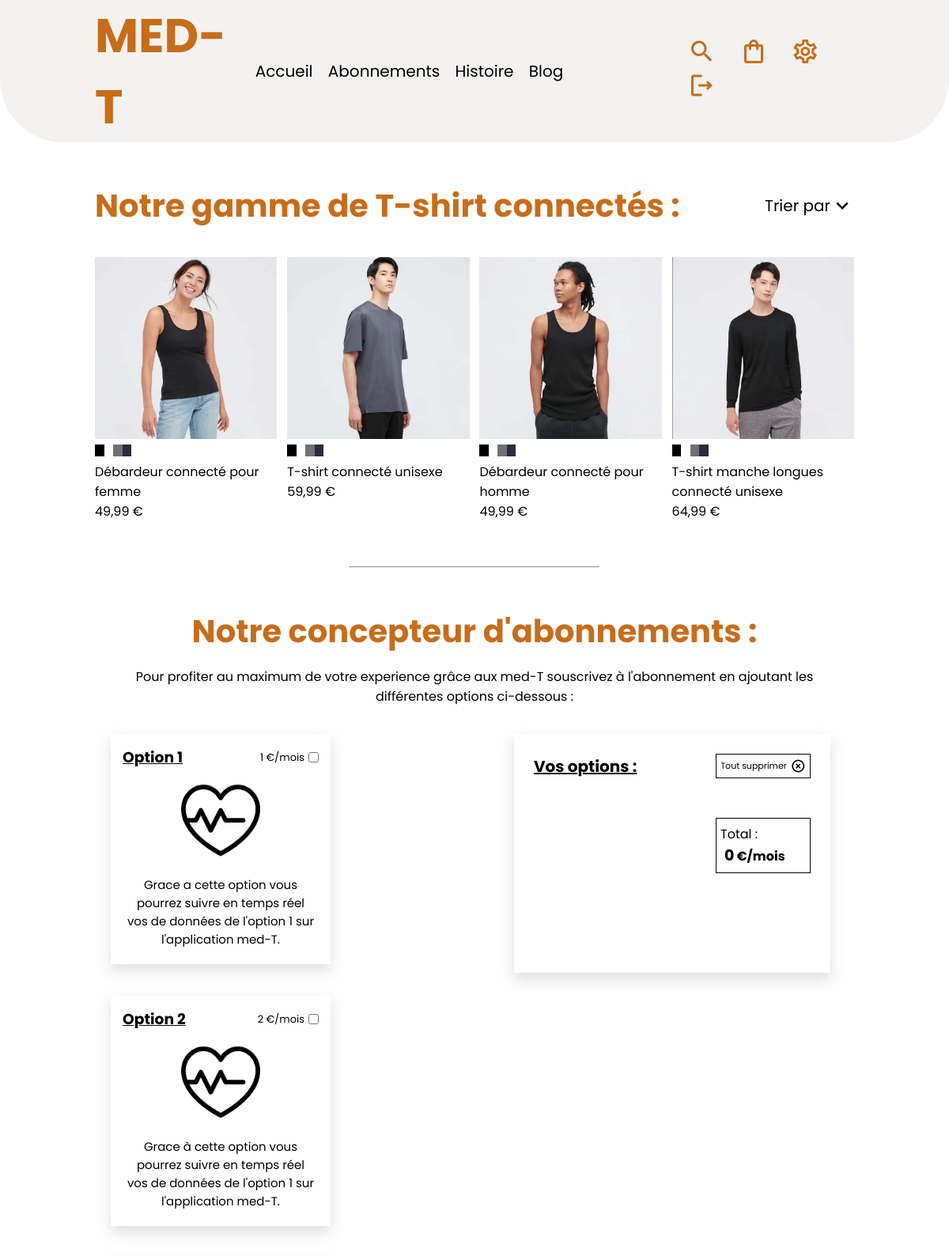
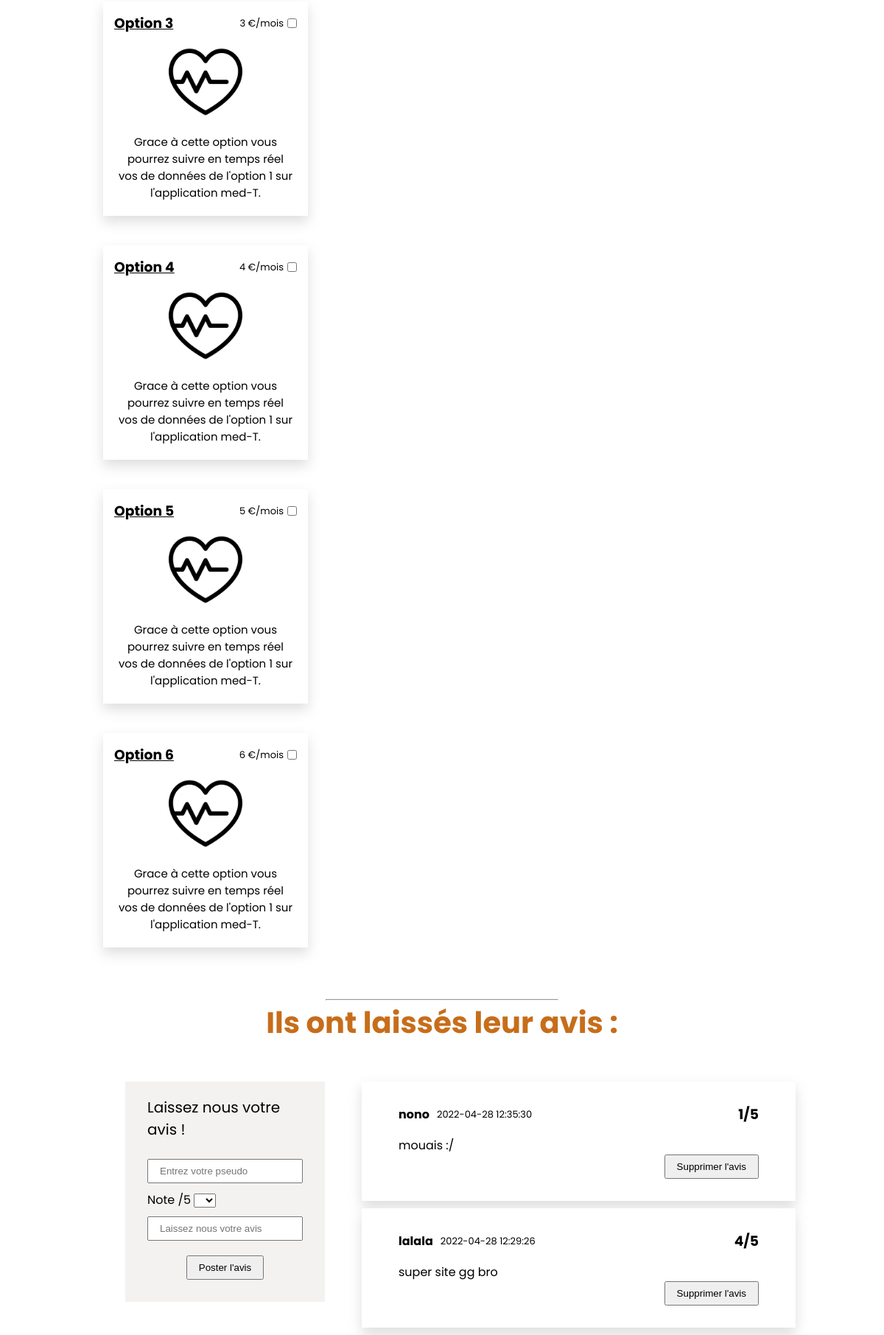
Screenshot of /abonnements.php (signed in, upper part) with the database file from the repository (2 pictures, top to bottom).
### tables this page shows
CREATE TABLE IF NOT EXISTS `avis` (
  `avis_id` int(11) NOT NULL AUTO_INCREMENT,
  `avis_pseudo` varchar(50) NOT NULL,
  `avis_note` int(11) NOT NULL,
  `avis_content` text NOT NULL,
  `avis_date` datetime NOT NULL DEFAULT CURRENT_TIMESTAMP,
  PRIMARY KEY (`avis_id`)
);

### abonnements.php (the view, shortened to what this page needs)
<?php
require 'connect.php';
require('templates/head.template.php');
?>
<body>
    <?php
    require('templates/nav.template.php');
    ?>
    <main class="mainAbo">
        <div class="Tshirt-container">
            <div class="upper">
                <h2 class="h2abo">Notre gamme de T-shirt connectés :</h2>
                <div class="filters">
                    <p>Trier par</p>
                    <span class="material-icons-outlined">expand_more</span>
                </div>
            </div>
            <div class="content">
                <div class="t-card">
                    <img id="big-one" src="img/Tshirts/DFN.jpg" alt="debardeur connecté pour femme">
                    <div class="colors">
                        <div class="lilSqare black c1"></div>
                        <div class="lilSqare white c1"></div>
                        <div class="lilSqare grey c1"></div>
                        <div class="lilSqare blue c1"></div>
                    </div>
                    <p>Débardeur connecté pour femme<br>49,99 €</p>
                </div>
                <div class="t-card">
                    <img id="big-two" src="img/Tshirts/THG.jpg" alt="T-shirt connecté unisexe">
                    <div class="colors">
                        <div class="lilSqare black c2"></div>
                        <div class="lilSqare white c2"></div>
                        <div class="lilSqare grey c2"></div>
                        <div class="lilSqare blue c2"></div>
                    </div>
                    <p>T-shirt connecté unisexe<br>59,99 €</p>
                </div>
                <div class="t-card">
                    <img id="big-three" src="img/Tshirts/DHN.jpg" alt="debardeur connecté pour homme">
                    <div class="colors">
                        <div class="lilSqare black c3"></div>
                        <div class="lilSqare white c3"></div>
                        <div class="lilSqare grey c3"></div>
                        <div class="lilSqare blue c3"></div>
                    </div>
                    <p>Débardeur connecté pour homme<br>49,99 €</p>
                </div>
                <div class="t-card">
                    <img id="big-four" src="img/Tshirts/MHN.jpg" alt="T-shirtmanche longues connecté unisexe">
                    <div class="colors">
                        <div class="lilSqare black c4"></div>
                        <div class="lilSqare white c4"></div>
                        <div class="lilSqare grey c4"></div>
                        <div class="lilSqare blue c4"></div>
                    </div>
                    <p>T-shirt manche longues connecté unisexe<br>64,99 €</p>
                </div>
            </div>
        </div>
        <hr>
        <div class="abo-container">
            <h2 class="h2abo">Notre concepteur d'abonnements :</h2>
            <p class="txt-info">Pour profiter au maximum de votre experience grâce aux
                med-T souscrivez à l'abonnement en ajoutant les différentes options ci-dessous :
            </p>
            <div class="abonnements">
                <div class="options">
                    <div class="choix">
                        <div class="choix-upper">
                            <h3>Option 1</h3>
                            <div class="upper-L">
                                <p>1 €/mois</p>
                                <input class="add-btn" type="checkbox">
                            </div>
                        </div>
                        <img src="img/heart-attack.png" alt="heart beating icon">
                        <p>Grace a cette option vous pourrez suivre en temps réel vos de données de l'option 1 sur l'application med-T.</p>
                    </div>
                    <div  class="choix">
                        <div class="choix-upper">
                            <h3>Option 2</h3>
                            <div class="upper-L">
                                <p>2 €/mois</p>
                                <input class="add-btn" type="checkbox">
                            </div>
                        </div>
                        <img src="img/heart-attack.png" alt="heart beating icon">
                        <p>Grace à cette option vous pourrez suivre en temps réel vos de données de l'option 1 sur l'application med-T.</p>
                    </div>
                    <div id="option3" class="choix">
                        <div class="choix-upper">
                            <h3>Option 3</h3>
                            <div class="upper-L">
                                <p>3 €/mois</p>
                                <input class="add-btn" type="checkbox">
                            </div>
                        </div>
                        <img src="img/heart-attack.png" alt="heart beating icon">
                        <p>Grace à cette option vous pourrez suivre en temps réel vos de données de l'option 1 sur l'application med-T.</p>
                    </div>
                    <div id="option4" class="choix">
                        <div class="choix-upper">
                            <h3>Option 4</h3>
                            <div class="upper-L">
                                <p>4 €/mois</p>
                                <input class="add-btn" type="checkbox">
                            </div>
                        </div>
                        <img src="img/heart-attack.png" alt="heart beating icon">
                        <p>Grace à cette option vous pourrez suivre en temps réel vos de données de l'option 1 sur l'application med-T.</p>
                    </div>
                    <div id="option5" class="choix">
                        <div class="choix-upper">
                            <h3>Option 5</h3>
                            <div class="upper-L">
                                <p>5 €/mois</p>
                                <input class="add-btn" type="checkbox">
                            </div>
                        </div>
                        <img src="img/heart-attack.png" alt="heart beating icon">
                        <p>Grace à cette option vous pourrez suivre en temps réel vos de données de l'option 1 sur l'application med-T.</p>
                    </div>
                    <div id="option6" class="choix">
                        <div class="choix-upper">
                            <h3>Option 6</h3>
                            <div class="upper-L">
                                <p>6 €/mois</p>
                                <input class="add-btn" type="checkbox">
                            </div>
                        </div>
                        <img src="img/heart-attack.png" alt="heart beating icon">
                        <p>Grace à cette option vous pourrez suivre en temps réel vos de données de l'option 1 sur l'application med-T.</p>
                    </div>
                </div>
                <div class="panier">
                    <div class="panier-upper">
                        <h3>Vos options :</h3>
                        <div id="supprBtn" class="clear-all">
                            <p>Tout supprimer</p>
                            <span class="material-icons-outlined">highlight_off</span>
                        </div>
                    </div>
                    <div id="panierBottom" class="panier-bottom">
                        <div class="total">
                            <p>Total :</p>
                            <p><strong><span id="price">0</span> €/mois</strong></p>
                        </div>
                        <p class="cash">Payer</p>
                    </div>
                </div>
            </div>
        </div>
        <hr>
        <h2 class="h2abo">Ils ont laissés leur avis :</h2>
        <section class="AvisGlobalWrapper">
            <form id="avisForm" action="./envoi/envoiAvis.php" method="POST">
                <p>Laissez nous votre avis !</p>
                <div class="avisFormTop">
                    <input type="text" name="avisPseudo" id="" placeholder="Entrez votre pseudo" required>
                    <div>
                        <label for="avisNote">Note /5</label>
                        <select name="avisNote" id="" required>
                                <option value=""></option>
                                <option value="1">1</option>
                        </select>
                    </div>
                </div>
                <input type="text" name="avisContent" placeholder="Laissez nous votre avis" required>
                <button type="submit">Poster l'avis</button>
            </form>
            <?php
            $jeRecup = $database->prepare("SELECT * FROM avis ORDER BY avis_id DESC");
            $jeRecup->execute();
            $tousLesAvis = $jeRecup->fetchall(PDO::FETCH_ASSOC);
            ?>
            <div class="avisWrapper">
                <?php foreach($tousLesAvis as $avis){ ?>
                        <div class="avis">
                            <div class="avisTop">
                                <div class="avisTopLeft">
                                <h4><?= $avis['avis_pseudo'];?></h4>
                                <p><?= $avis['avis_date'];?></p>
                                </div>
                                <h3><?= $avis['avis_note'];?>/5</h3>
                            </div>
                            <p><?= $avis['avis_content'];?></p>
                            <?php if (isset($_SESSION['mail']))
                            { ?>
                                <form action="delete/deleteAvis.php" method="POST" class="formDel">
                                    <button type="submit" class="buttonDel">Supprimer l'avis</button>
                                </form>
                            <?php } ?>
                        </div>
                <?php } ?>
            </div>
        </section>
    </main>
</body>
</html>

### css/style.css (style rules this page uses)
:root { --bkg1: #1C1B1F; --bkg2: #313037; --titles: #C76D1A; --txt1: #fff; --txt2: #000; --bkg1-light: #ffffff; --bkg2-light: #f3f2f0; --titles-light: #C76D1A; --txt1-light: #000; --txt2-light: #fff; }
@media (prefers-color-scheme: light) { :root { --bkg1: var(--bkg1-light); --bkg2: var(--bkg2-light); --txt1: var(--txt1-light); --txt2: var(--txt2-light); } }
* { margin: 0; padding: 0; box-sizing: border-box; }
html { font-family: 'Poppins', sans-serif; }
body { background-color: var(--bkg1); }
.mainAbo { margin: 0 auto; max-width: 80%; }
.Tshirt-container { padding: 50px 0; }
.upper { display: flex; justify-content: space-between; align-items: center; padding-bottom: 35px; }
.h2abo { color: var(--titles); font-size: 40px; text-align: center; }
.filters { display: flex; align-items: center; color: var(--txt1); font-size: 20px; }
.filters span { font-size: 30px; cursor: pointer; }
.content { display: flex; justify-content: space-between; color: var(--txt1); }
.t-card { width: 24%; cursor: pointer; }
.t-card img { width: 100%; }
.t-card p { margin: 7px 0; }
.colors { display: flex; width: 20%; justify-content: space-between; }
.lilSqare { height: 15px; width: 15px; }
.black { background-color: #000000; }
.white { background-color: #FFF; }
.grey { background-color: #707070; }
.blue { background-color: #2A2C40; }
hr { width: 33%; margin: 0 auto; }
.abo-container { padding: 50px 0; }
.abo-container h2 { text-align: center; }
.txt-info { text-align: center; max-width: 900px; margin: 0 auto; padding: 15px 0; color: var(--txt1); }
.abonnements { display: flex; }
.options { width: 70%; display: flex; flex-wrap: wrap; }
.options p { text-align: center; }
.choix { width: calc(35% - 60px); min-width: 278px; background-color: #FFF; display: flex; flex-direction: column; margin: 20px; box-shadow: 0 8px 16px rgba(146, 146, 146, 0.3); }
.choix img { width: 100px; margin: 0 auto; }
.choix p { padding: 20px; font-size: 15px; }
.upper-L p { padding: 0 5px; font-size: 13px; }
.choix-upper { display: flex; align-items: center; justify-content: space-between; padding: 15px; }
.choix-upper h3 { text-decoration: underline; }
.upper-L { display: flex; justify-content: center; align-items: center; }
.panier { width: 30%; min-width: 400px; height: fit-content; background-color: #FFF; margin: 20px 30px; padding: 25px; box-shadow: 0 8px 16px rgba(146, 146, 146, 0.3); }
.panier-upper { display: flex; align-items: center; justify-content: space-between; padding-bottom: 20px; }
.panier-upper h3 { font-size: 20px; text-decoration: underline; }
.clear-all, .panier-R { display: flex; justify-content: center; align-items: center; font-size: 11px; padding: 5px; cursor: pointer; width: 120px; border: 1px solid black; }
.panier span { font-size: 19px; margin-left: 5px; }
.panier-bottom { display: flex; flex-direction: column; align-items: flex-end; margin: 30px 0; }
.total { width: 120px; padding: 7px 5px; border: 1px solid black; }
.cash { width: 120px; background-color: var(--bkg1); margin: 15px 0; padding: 7px 0; font-size: 18px; font-weight: bold; color: #FFF; text-align: center; cursor: pointer; }
.AvisGlobalWrapper { display: flex; color: var(--txt1); padding: 50px 0; }
.avisWrapper { width: 100%; }
#avisForm { display: flex; flex-direction: column; align-items: center; max-width: 520px; height: fit-content; margin: 0 50px; padding: 20px 30px; background-color: var(--bkg2); }
#avisForm p { font-size: 20px; margin-bottom: 15px; }
#avisForm input, #avisForm button { margin: 10px 0; padding: 7px 15px; }
#avisForm button { cursor: pointer; }
.avis { background-color: #fff; max-width: 700px; color: black; margin: 0 auto; margin-bottom: 10px; padding: 30px 50px; box-shadow: 0 8px 16px rgb(146 146 146 / 30%); }
.avisTop { display: flex; align-items: center; justify-content: space-between; margin-bottom: 15px; }
.avisTopLeft { display: flex; align-items: center; }
.avisTopLeft p { margin-left: 10px; font-size: 13px; }
.formDel { display: flex; justify-content: flex-end; }
.buttonDel { padding: 7px 15px; cursor: pointer; }

### rows the page displays
avis: avis_pseudo "nono", avis_date "2022-04-28 12:35:30", avis_note "1", avis_content "mouais :/"
avis: avis_pseudo "lalala", avis_date "2022-04-28 12:29:26", avis_note "4", avis_content "super site gg bro"
